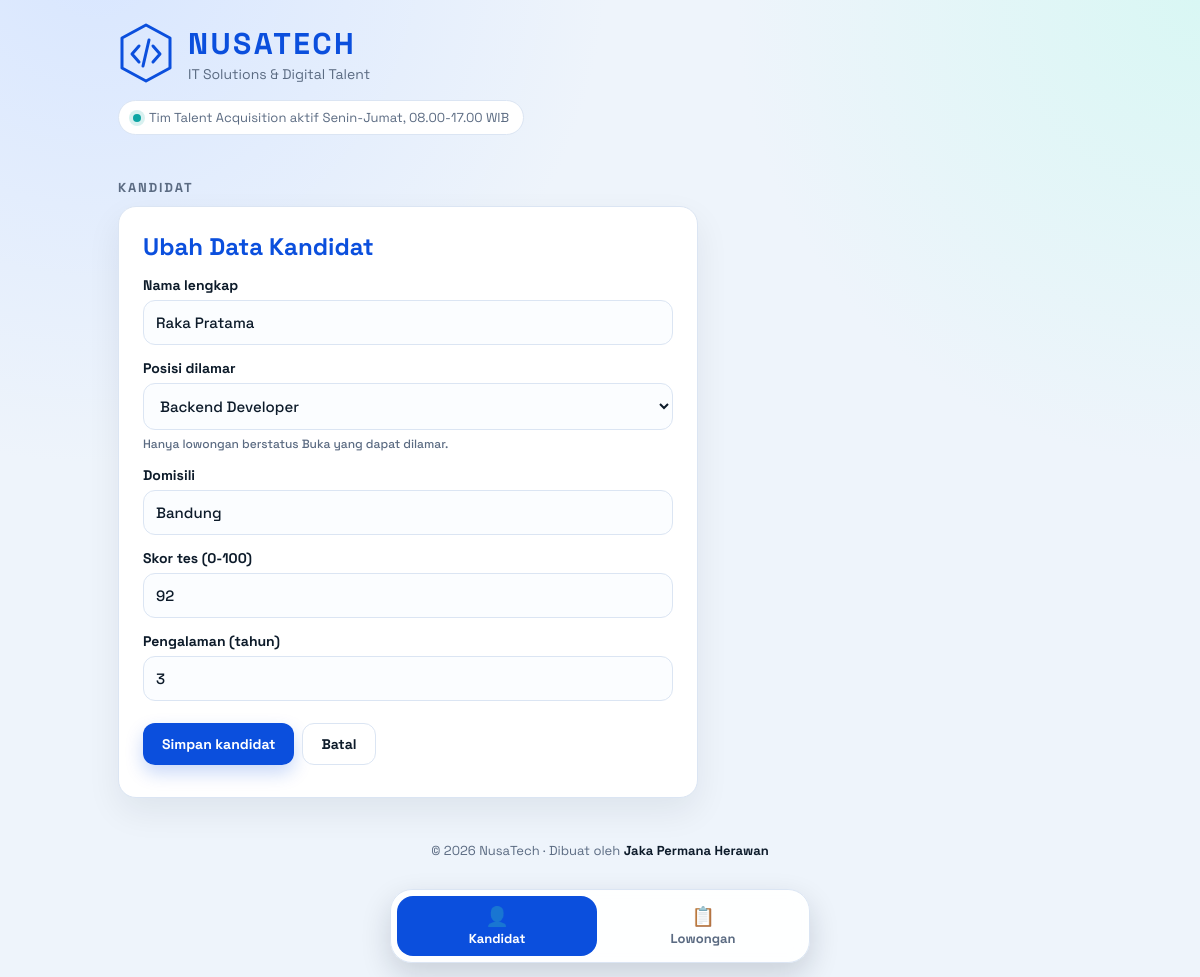
The page /project/index.php?page=kandidat&aksi=form&id=1 on the database its author committed.
### tables this page shows
CREATE TABLE kandidat (
  id INT AUTO_INCREMENT PRIMARY KEY,
  nama VARCHAR(100) NOT NULL,
  posisi VARCHAR(100) NOT NULL,
  domisili VARCHAR(100) NOT NULL,
  skorTes INT NOT NULL DEFAULT 0,
  pengalamanTahun INT NOT NULL DEFAULT 0
);

### project/models/DB.php (called while the page is built)
<?php
class DB {
    private PDO $pdo;
    private ?PDOStatement $stmt = null;
    public function __construct(string $host = 'localhost', string $db = 'mvp_kandidat_db', string $user = 'root', string $pass = '') {
        $this->pdo = new PDO("mysql:host=$host;dbname=$db;charset=utf8mb4", $user, $pass, [
            PDO::ATTR_ERRMODE => PDO::ERRMODE_EXCEPTION,
            PDO::ATTR_DEFAULT_FETCH_MODE => PDO::FETCH_ASSOC,
        ]);
    }
    protected function executeQuery(string $query, array $params = []): bool {
        $this->stmt = $this->pdo->prepare($query);
        return $this->stmt->execute($params);
    }
    protected function getAllResult(): array {
        return $this->stmt ? $this->stmt->fetchAll() : [];
    }
}

### project/models/TabelKandidat.php (called while the page is built, shortened)
<?php
class TabelKandidat extends DB implements KontrakModel {
    private function mapRowToKandidat(array $row): Kandidat {
        return new Kandidat((int)$row['id'], $row['nama'], $row['posisi'], $row['domisili'], (int)$row['skorTes'], (int)$row['pengalamanTahun']);
    }
    public function getKandidatById(int $id): ?Kandidat {
        $this->executeQuery("SELECT * FROM kandidat WHERE id = :id LIMIT 1", [':id' => $id]);
        $rows = $this->getAllResult();
        return empty($rows) ? null : $this->mapRowToKandidat($rows[0]);
    }
}

### project/models/Kandidat.php (called while the page is built, shortened)
<?php
class Kandidat {
    public function getId(): int { return $this->id; }
    public function getNama(): string { return $this->nama; }
    public function getPosisi(): string { return $this->posisi; }
    public function getDomisili(): string { return $this->domisili; }
    public function getSkorTes(): int { return $this->skorTes; }
    public function getPengalamanTahun(): int { return $this->pengalamanTahun; }
}

### project/presenters/KontrakPresenter.php (called while the page is built, shortened)
<?php
function h($v): string { return htmlspecialchars((string)$v, ENT_QUOTES, 'UTF-8'); }

### project/models/TabelLowongan.php (called while the page is built, shortened)
<?php
class TabelLowongan extends DB implements KontrakModelLowongan {
    private function mapRowToLowongan(array $r): Lowongan {
        return new Lowongan((int)$r['id'], $r['judul'], $r['departemen'], $r['lokasi'], (int)$r['kuota'], $r['status']);
    }
    public function getAllLowongan(): array {
        $this->executeQuery("SELECT * FROM lowongan ORDER BY id ASC");
        $list = [];
        foreach ($this->getAllResult() as $row) { $list[] = $this->mapRowToLowongan($row); }
        return $list;
    }
}

### project/models/Lowongan.php (called while the page is built, shortened)
<?php
class Lowongan {
    public function getJudul(): string { return $this->judul; }
    public function getStatus(): string { return $this->status; }
}

### project/views/BaseView.php (called while the page is built)
<?php
abstract class BaseView {
    protected function load(string $file): string {
        return file_get_contents(__DIR__ . '/../template/' . $file);
    }
    protected function layout(string $title, string $content, string $active): string {
        return strtr($this->load('layout.html'), [
            '{{TITLE}}' => $title,
            '{{CONTENT}}' => $content,
            '{{ACTIVE_KANDIDAT}}' => $active === 'kandidat' ? 'active' : '',
            '{{ACTIVE_LOWONGAN}}' => $active === 'lowongan' ? 'active' : '',
        ]);
    }
}

### project/views/ViewKandidat.php (called while the page is built, shortened)
<?php
class ViewKandidat extends BaseView implements KontrakView {
    public function renderForm(string $judul, string $aksi, array $data): string {
        $isi = strtr($this->load('form.html'), [
            '{{HEADING}}' => $judul, '{{AKSI}}' => $aksi,
            '{{ID}}' => $data['id'] ?? '', '{{NAMA}}' => $data['nama'] ?? '',
            '{{POSISI_OPTIONS}}' => $data['posisiOptions'] ?? '', '{{DOMISILI}}' => $data['domisili'] ?? '',
            '{{SKOR}}' => $data['skorTes'] ?? '', '{{PENGALAMAN}}' => $data['pengalamanTahun'] ?? '',
        ]);
        return $this->layout($judul, $isi, 'kandidat');
    }
}

### project/index.php (the view, shortened to what this page needs)
<?php
$page = ($_GET['page'] ?? $_POST['page'] ?? 'kandidat') === 'lowongan' ? 'lowongan' : 'kandidat';
$presenter = $page === 'lowongan'
    ? new PresenterLowongan(new TabelLowongan(), new ViewLowongan())
    : new PresenterKandidat(new TabelKandidat(), new ViewKandidat(), new TabelLowongan());
$id = isset($_GET['id']) ? (int)$_GET['id'] : null;
if (($_GET['aksi'] ?? '') === 'form') {
    echo $page === 'lowongan' ? $presenter->tampilkanFormLowongan($id) : $presenter->tampilkanFormKandidat($id);
} else {
    echo $page === 'lowongan' ? $presenter->tampilkanLowongan() : $presenter->tampilkanKandidat();
}

### project/assets/style.css (style rules this page uses)
:root { --bg: #eef4fb; --card: #ffffff; --primary: #0b4fdd; --primary-dark: #083a9e; --accent: #0ea5a4; --ink: #0d1b2a; --mute: #5b6b82; --line: #dbe5f3; --soft: #e7efff; --success: #127a4b; --success-soft: #dcfce7; --danger: #b42318; --danger-soft: #fee4e2; }
* { box-sizing: border-box; }
body { margin: 0; min-height: 100vh; display: flex; flex-direction: column; background: radial-gradient(circle at 8% -5%, #d8e6ff 0, transparent 34%), radial-gradient(circle at 100% 0, #d9f7f4 0, transparent 30%), var(--bg); color: var(--ink); font-family: 'Space Grotesk', system-ui, sans-serif; padding-bottom: 110px; }
.wrap { flex: 1; width: 100%; max-width: 1000px; margin: 0 auto; padding: 22px 18px; }
.brand { display: flex; gap: 14px; align-items: center; }
.brand img { flex-shrink: 0; }
.brand h1 { margin: 0; color: var(--primary); font-size: 30px; letter-spacing: .08em; }
.brand p { margin: 2px 0 0; color: var(--mute); font-size: 14px; }
.pill { display: inline-flex; gap: 8px; align-items: center; margin: 16px 0; padding: 8px 14px; border: 1px solid var(--line); border-radius: 999px; background: var(--card); color: var(--mute); font-size: 13px; }
.pill i { width: 8px; height: 8px; border-radius: 50%; background: var(--accent); box-shadow: 0 0 0 4px rgba(14, 165, 164, .16); }
.btn { display: inline-flex; align-items: center; justify-content: center; margin: 0 8px 8px 0; padding: 11px 18px; border: 1px solid transparent; border-radius: 12px; font: 700 14px 'Space Grotesk', sans-serif; text-decoration: none; cursor: pointer; transition: transform .15s ease, background .15s ease, box-shadow .15s ease; }
.btn.primary { background: var(--primary); color: #ffffff; box-shadow: 0 8px 18px rgba(11, 79, 221, .22); }
.btn.ghost { border-color: var(--line); background: var(--card); color: var(--ink); }
.eyebrow { margin: 28px 0 10px; color: var(--mute); font-size: 13px; font-weight: 700; letter-spacing: .14em; }
.card { overflow: hidden; border: 1px solid var(--line); border-radius: 18px; background: var(--card); box-shadow: 0 14px 34px rgba(13, 27, 42, .07); }
.form { max-width: 580px; padding: 24px; }
.form h2 { margin: 0 0 6px; color: var(--primary); }
.form label { display: block; margin-top: 14px; font-size: 14px; font-weight: 700; }
.form input, .form select { width: 100%; margin-top: 6px; padding: 12px; border: 1px solid var(--line); border-radius: 12px; background: #fbfdff; color: var(--ink); font: 500 15px 'Space Grotesk', sans-serif; }
.form .hint { display: block; margin-top: 6px; color: var(--mute); font-size: 12px; font-weight: 500; }
.btns { margin-top: 22px; }
.nav { position: fixed; left: 50%; bottom: 14px; display: flex; gap: 6px; width: min(420px, calc(100% - 24px)); padding: 6px; border: 1px solid var(--line); border-radius: 22px; background: rgba(255, 255, 255, .92); box-shadow: 0 12px 30px rgba(13, 27, 42, .16); transform: translateX(-50%); backdrop-filter: blur(10px); }
.nav a { flex: 1; padding: 9px 6px; border-radius: 16px; color: var(--mute); font-size: 13px; font-weight: 700; text-align: center; text-decoration: none; transition: background .15s ease, color .15s ease; }
.nav a span { display: block; font-size: 19px; line-height: 1.3; }
.nav a.active { background: var(--primary); color: #ffffff; }
.credit { width: 100%; max-width: 1000px; margin: 0 auto; padding: 22px 18px 8px; color: var(--mute); font-size: 13px; text-align: center; }
.credit strong { color: var(--ink); }

### rows shown on the page
kandidat: id+nama+domisili (picture), nama "Raka Pratama", posisi "Backend Developer", domisili "Bandung", skorTes "92", pengalamanTahun "3"
